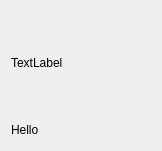
<?xml version="1.0" encoding="UTF-8"?>
<ui version="4.0">
 <class>temp</class>
 <widget class="QWidget" name="temp">
  <property name="geometry">
   <rect>
    <x>0</x>
    <y>0</y>
    <width>162</width>
    <height>151</height>
   </rect>
  </property>
  <property name="windowTitle">
   <string>temp</string>
  </property>
  <layout class="QVBoxLayout" name="verticalLayout">
   <item>
    <widget class="QLabel" name="label_2">
     <property name="sizePolicy">
      <sizepolicy hsizetype="Preferred" vsizetype="Preferred">
       <horstretch>0</horstretch>
       <verstretch>5</verstretch>
      </sizepolicy>
     </property>
     <property name="text">
      <string>TextLabel</string>
     </property>
    </widget>
   </item>
   <item>
    <widget class="QLabel" name="label">
     <property name="sizePolicy">
      <sizepolicy hsizetype="Preferred" vsizetype="Preferred">
       <horstretch>0</horstretch>
       <verstretch>1</verstretch>
      </sizepolicy>
     </property>
     <property name="text">
      <string>Hello</string>
     </property>
    </widget>
   </item>
  </layout>
 </widget>
 <resources/>
 <connections/>
</ui>
